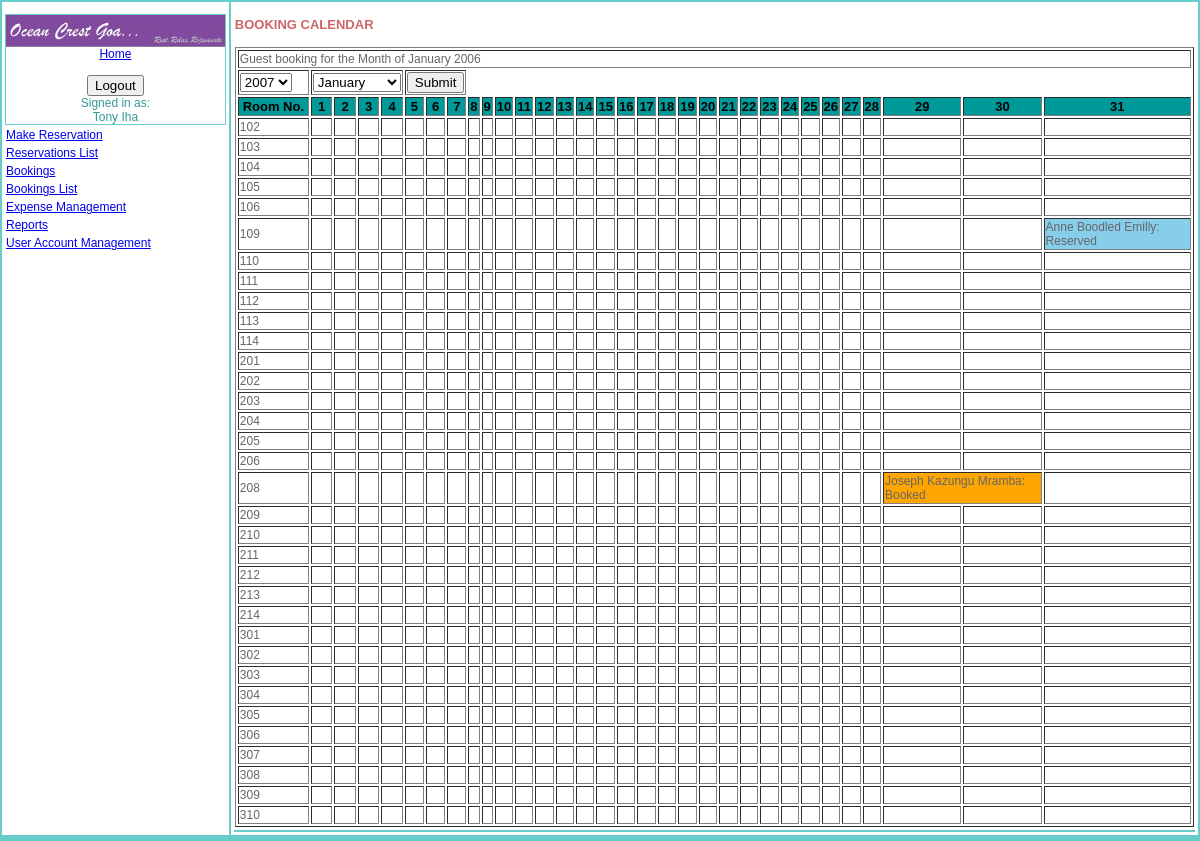
/bookings_calendar.php (signed in), run on the app's committed database.
### tables this page shows
CREATE TABLE `rooms` (
  `roomid` int(11) NOT NULL auto_increment,
  `roomno` mediumint(3) NOT NULL default '0',
  `roomtypeid` int(11) default NULL,
  `roomname` varchar(35) default NULL,
  `noofrooms` tinyint(3) default NULL,
  `occupancy` tinyint(2) default NULL,
  `tv` char(1) default NULL,
  `aircondition` char(1) default NULL,
  `fun` char(1) default NULL,
  `safe` char(1) default NULL,
  `fridge` char(1) default NULL,
  `status` char(1) default NULL COMMENT '(V)acant/(R)eserverd/(B)ooked/(L)ocked',
  `photo` longblob,
  `filetype` varchar(50) default NULL,
  PRIMARY KEY  (`roomid`,`roomno`)
);

CREATE TABLE `reservation` (
  `reservation_id` int(11) NOT NULL auto_increment,
  `reserved_through` varchar(15) NOT NULL,
  `guestid` varchar(40) NOT NULL,
  `reservation_by` varchar(35) default NULL,
  `reservation_by_phone` varchar(23) default NULL,
  `datereserved` date NOT NULL,
  `reserve_checkindate` date NOT NULL,
  `reserve_checkoutdate` date default NULL,
  `no_adults` tinyint(2) default NULL,
  `no_child0_5` tinyint(2) default NULL,
  `no_child6_12` tinyint(2) default NULL,
  `no_babies` tinyint(2) default NULL,
  `meal_plan` char(2) default NULL,
  `billing_instructions` text,
  `deposit` decimal(9,2) default NULL,
  `agents_ac_no` char(6) default NULL,
  `voucher_no` varchar(15) default NULL,
  `reserved_by` int(11) NOT NULL,
  `date_reserved` date default NULL,
  `confirmed_by` int(11) default NULL,
  `confirmed_date` date default NULL,
  `roomid` int(11) NOT NULL,
  `billed` int(11) default NULL,
  PRIMARY KEY  (`reservation_id`),
  UNIQUE KEY `id` (`reservation_id`)
);

CREATE TABLE `booking` (
  `book_id` int(11) NOT NULL auto_increment,
  `guestid` varchar(40) NOT NULL,
  `booking_type` char(1) NOT NULL COMMENT 'direct/agent',
  `meal_plan` char(2) NOT NULL COMMENT 'bo/bb/hb/fb',
  `no_adults` tinyint(2) default NULL,
  `no_child` tinyint(2) default NULL,
  `checkin_date` date NOT NULL,
  `checkout_date` date NOT NULL,
  `residence_id` char(2) default NULL COMMENT 'country_code',
  `payment_mode` tinyint(2) default NULL,
  `agents_ac_no` char(6) default NULL,
  `roomid` int(11) NOT NULL,
  `checkedin_by` int(11) default NULL,
  `invoice_no` varchar(15) default NULL,
  `billed` tinyint(1) default NULL,
  `checkoutby` int(5) default NULL,
  `codatetime` datetime default NULL,
  PRIMARY KEY  (`book_id`),
  UNIQUE KEY `id` (`book_id`)
);

### queryfunctions.php (called while the page is built, shortened)
<?php
function mkr_query($strsql,$conn)
{
	$rs = mysql_query($strsql,$conn);
	return $rs;
}
function fetch_object($rs)
{
	return mysql_fetch_object($rs);
}
?>

### bookings_calendar.php (the view, shortened to what this page needs)
<?php
include_once ("queryfunctions.php");
include_once ("functions.php");
?>
<!DOCTYPE html PUBLIC "-//W3C//DTD XHTML 1.0 Transitional//EN" "http://www.w3.org/TR/xhtml1/DTD/xhtml1-transitional.dtd">
<html xmlns="http://www.w3.org/1999/xhtml">
<head>
<link href="css/new.css" rel="stylesheet" type="text/css">
</head>
<body>
<form action="bookings_calendar.php" method="post" name="bookings" enctype="multipart/form-data">
<table width="100%"  border="0" cellpadding="1" bgcolor="#66CCCC" align="center">
  <tr valign="top">
    <td width="19%" bgcolor="#FFFFFF">
	<table width="100%"  border="0" cellpadding="1">
	  <tr>
    <td width="15%" bgcolor="#66CCCC">
		<table cellspacing=0 cellpadding=0 width="100%" align="left" bgcolor="#FFFFFF">
      <tr><td width="110" align="center"><a href="index.php"><img src="images/OpenCrest.gif" width="100%" height="100%" border="0"/><br>
          Home</a></td>
      </tr>
      <tr><td>&nbsp; </td>
      </tr>
      <tr>
        <td align="center">
		</td></tr>
	  </table></td></tr>
		<?php require_once("menu_header.php"); ?>
    </table>
	</td>
    <td width="81%" bgcolor="#FFFFFF"><table width="100%"  border="0" cellpadding="1">
      <tr>
        <td>
		<H2>BOOKING CALENDAR</H2>
		</td>
      </tr>
      <tr>
        <td><div id="Requests"> <?php
	$conn=db_connect(HOST,USER,PASS,DB,PORT);
	echo "<table align=\"center\" border=\"1\">";
	echo "<tr><td colspan=\"32\">Guest booking for the Month of January 2006</td></tr>
	<tr><td width=\"67\"><select name=\"year\" id=\"year\" >
	  <option value=\"2006\">2007</option>
	  <option value=\"2006\">2006</option>
	  <option value=\"2005\">2005</option>
	  <option value=\"2004\">2004</option>
	  <option value=\"2003\">2003</option>
	  <option value=\"2002\">2002</option>
	</select></td>
	<td width=\"67\" colspan=\"4\" ><select name=\"month\" id=\"month\" >
	  <option value=\"1\">January</option>
	  <option value=\"2\">February</option>
	  <option value=\"3\">March</option>
	  <option value=\"4\">April</option>
	  <option value=\"5\">May</option>
	  <option value=\"6\">June</option>
	  <option value=\"7\">July</option>
	  <option value=\"8\">August</option>
	  <option value=\"9\">September</option>
	  <option value=\"10\">October</option>
	  <option value=\"11\">November</option>
	  <option value=\"12\">December</option>
	</select></td>
	<td colspan=\"3\"><input type=\"submit\" name=\"Submit\" value=\"Submit\"/></td></tr>";
	echo "<tr bgcolor=\"#009999\">";
	echo "<th>Room No.</th>";
	for($i=1; $i<=31; $i++){
		echo "<th>$i</th>";
	}
	echo "</tr>";
	$sql = "Select	rooms.roomno,rooms.`status`,booking.guestid,
		concat_ws(' ',guests.firstname,guests.middlename,guests.lastname) as b_guest,
		DAYOFMONTH(booking.checkin_date) AS chkin_day,
		MONTH(booking.checkin_date) AS chkin_month,
		YEAR(booking.checkin_date) AS chkin_year,
		booking.checkin_date,booking.checkout_date,
		DATEDIFF(booking.checkout_date,booking.checkin_date) AS b_nights,
		DAYOFMONTH(reservation.reserve_checkindate) AS r_chkin_day,
		MONTH(reservation.reserve_checkindate) AS r_chkin_month,
		YEAR(reservation.reserve_checkindate) AS r_chkin_year,
		reservation.reserve_checkindate,reservation.reserve_checkoutdate,
		DATEDIFF(reservation.reserve_checkoutdate,reservation.reserve_checkindate) AS r_nights,
		reservation.billed,reservation.deposit,
		concat_ws(' ',guests2.firstname,guests2.middlename,guests2.lastname) as r_guest
		From rooms
		Left Join booking ON rooms.roomid = booking.roomid
		Left Join guests ON booking.guestid = guests.guestid
		Left Join reservation ON rooms.roomid = reservation.roomid
		Left Join guests as guests2 ON reservation.guestid = guests2.guestid
		Order By rooms.roomno Asc";
	$results=mkr_query($sql,$conn);
	while ($row=fetch_object($results)){
		echo "<tr><td>$row->roomno</td>";
		for($i=1; $i<=31; $i++){
			switch($row->status){
				case "V":
					$color='bgcolor="#FFFFFF"';
					$status="Vacant";
					$statusday=0;
					$statusnights=0;
					$statusguest="";
					break;
				case "R":
					$color='bgcolor="#87CEEB"';
					$status="Reserved";
					$statusday=$row->r_chkin_day;
					$statusnights=$row->r_nights;
					$statusguest=$row->r_guest;
					break;
				case "B":
					$color='bgcolor="#FFA500"';
					$status="Booked";
					$statusday=$row->chkin_day;
					$statusnights=$row->b_nights;
					$statusguest=$row->b_guest;
					break;
			}
			if ($i==$statusday){
				echo "<td $color colspan=\"$statusnights\">$statusguest: $status</td>";
				$i= $i + ($statusnights-1);
			}else{
				echo "<td>&nbsp;</td>";
			}
		}
		echo "</tr>";
	}
	echo "</table>";
	 ?> </div></td>
      </tr>
	  <tr bgcolor="#66CCCC" >
        <td align="left">
		</td>
      </tr>
    </table></td>
  </tr>
   <?php require_once("footer1.php"); ?>
</table>
</form>
</body>
</html>

### css/new.css (style rules this page uses)
body { background-color: White; font: 12px Verdana, Geneva, Arial, Helvetica, sans-serif; color: #666666; margin: 0px 0px 0px 0px; border: none; }
td, p, ul,ol { font-family: Verdana, Geneva, Arial, Helvetica, sans-serif; font-size: 12px; }
th { color: #000000; font-size: 13px; }
h2 { color: #CC6666; font-size:13px; }

### data on the page
rooms: roomno "102", status "V" (drawn)
rooms: roomno "103", status "V" (drawn)
rooms: roomno "104", status "V" (drawn)
rooms: roomno "105", status "V" (drawn)
rooms: roomno "106", status "V" (drawn)
reservation: rooms.roomno "109", statusguest "Anne Boodled Emilly", rooms.status "Reserved"
rooms: roomno "110", status "V" (drawn)
rooms: roomno "111", status "V" (drawn)
rooms: roomno "112", status "V" (drawn)
rooms: roomno "113", status "V" (drawn)
booking: rooms.roomno "114"
rooms: roomno "201", status "V" (drawn)
rooms: roomno "202", status "V" (drawn)
rooms: roomno "203", status "V" (drawn)
rooms: roomno "204", status "V" (drawn)
rooms: roomno "205", status "V" (drawn)
rooms: roomno "206", status "V" (drawn)
booking: rooms.roomno "208", statusguest "Joseph Kazungu Mramba", rooms.status "Booked"
booking: rooms.roomno "209"
rooms: roomno "210", status "V" (drawn)
rooms: roomno "211", status "V" (drawn)
rooms: roomno "212", status "V" (drawn)
rooms: roomno "213", status "V" (drawn)
rooms: roomno "214", status "V" (drawn)
rooms: roomno "301", status "V" (drawn)
rooms: roomno "302", status "V" (drawn)
rooms: roomno "303", status "V" (drawn)
rooms: roomno "304", status "V" (drawn)
rooms: roomno "305", status "V" (drawn)
rooms: roomno "306", status "V" (drawn)
rooms: roomno "307", status "V" (drawn)
rooms: roomno "308", status "V" (drawn)
rooms: roomno "309", status "V" (drawn)
rooms: roomno "310", status "V" (drawn)

### other printed values
$_SESSION["employee"] "Tony Iha"
